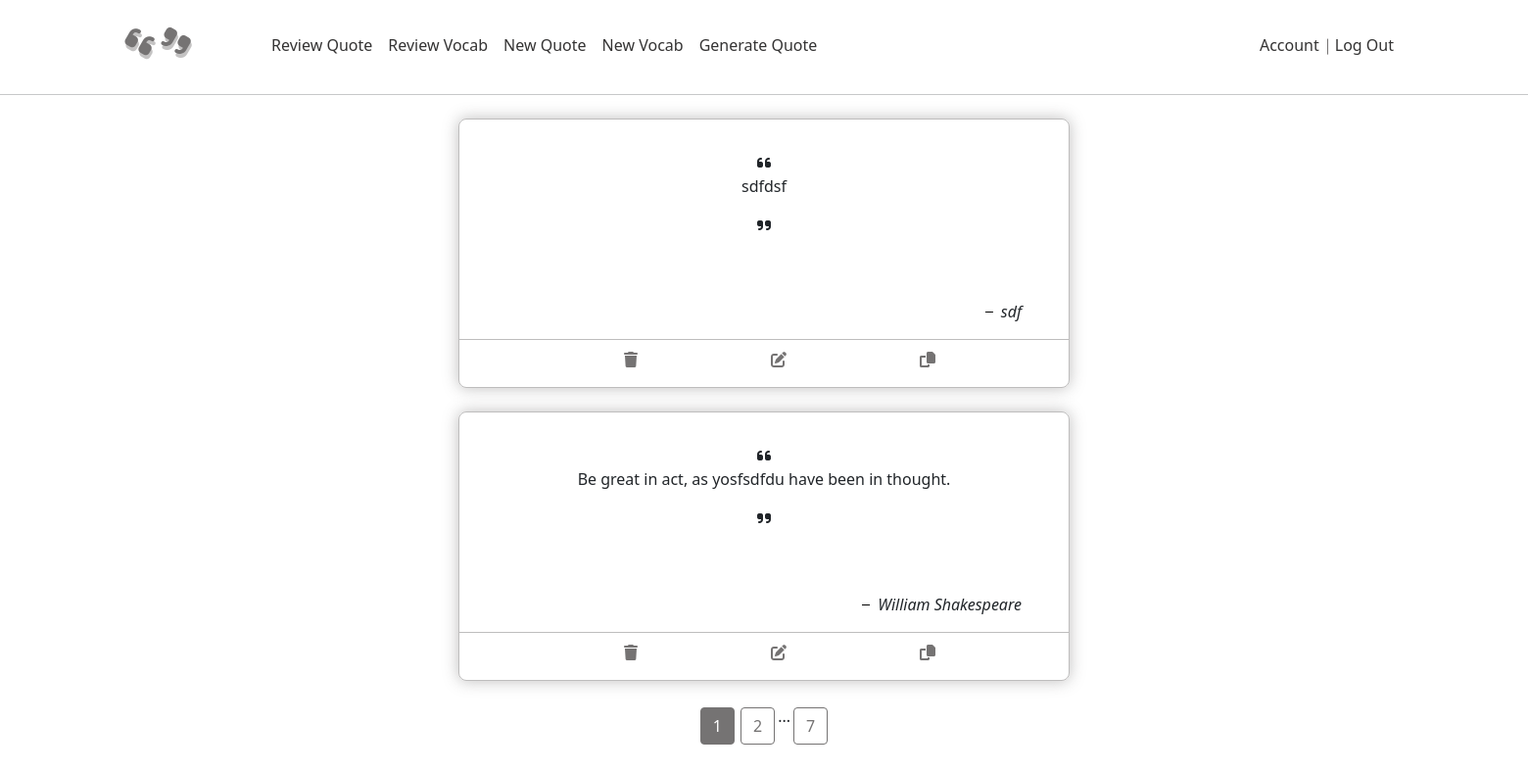
Screenshot of /quotes/review (signed in) with the database file from the repository.
### app/models.py (models this page shows, shortened)
class Book(db.Model, UserMixin):
    id = db.Column(db.Integer, primary_key=True)
    title = db.Column(db.String(200), nullable=False)
    author = db.Column(db.String(1000), nullable=False)
    content = db.Column(db.Text, nullable=False)
    user_id = db.Column(db.Integer, db.ForeignKey('user.id'), nullable=False)

### app/routes.py (the view)
@app.route("/quotes/review", methods=["GET", "POST"])
@login_required
def quotes_review():
    page = request.args.get('page', 1, type=int)
    books = Book.query.order_by(Book.id.desc()).filter_by(user_id=str(current_user.id)).paginate(page=page, per_page=2)
    return render_template('learnt_book.html', books=books)

### app/models.py (called while the page is built)
@login_manager.user_loader
def load_user(user_id):
    return User.query.get(user_id)

### app/templates/learnt_book.html (shortened to what this page needs)
{% extends "layout.html" %}
{% block main %}
        {% if books.items %}
            {% for book in books.items %}
                <div class="review-sec-container mb-4 mt-4">
                    <div class="text-area-review-quote">
                        <i class="fas fa-quote-left left-quote"></i>
                        <p id="review-quote-text">
                            {{ book.content }}
                        </p>
                        <i class="fas fa-quote-right right-quote"></i>
                    </div>
                    <div class="author-source-quote-review">
                        {% if book.author | length %}
                            <p class="author">{{ book.author }}</p>
                        {% endif %}
                        {% if book.title | length %}
                            <p class="author">{{ book.title }}</p>
                        {% endif %}
                    </div>
                    <div class="line"></div>
                        <ul class="icons">
                            <li class="icon"><a href="{{ url_for('delete_quote', book_id=book.id) }}"><i class="fa fa-trash" data-toggle="tooltip" title="delete"></i></a></li>
                            <li class="icon"><a href="{{ url_for('update_book', book_id=book.id) }}"><i class="fa fa-edit" data-toggle="tooltip" title="edit"></i></a></li>
                            <li class="icon"><i class="fa fa-copy copy-btn" data-toggle="tooltip" title="copy"></i></li>
                        </ul>
                </div>
            {% endfor %}
            <div class="footer mb-3">
                {% for footer in books.iter_pages(left_edge=1, right_edge=1, left_current=1, right_current=2) %}
                    {% if footer %}
                        {% if books.page == footer %}
                            <a class="btn btn-outline-info pages current-page " href="{{ url_for('quotes_review', page=footer)}}"> {{ footer }} </a>
                        {% else %}
                            <a class="btn btn-outline-info pages  " href="{{ url_for('quotes_review', page=footer)}}"> {{ footer }} </a>
                        {% endif %}
                    {% else %}
                        ...
                    {% endif %}
                {% endfor %}
            </div>
        {% else %}
            <div class="review-quotes-none">
                <p>No Quotes.</p>
            </div>
        {% endif %}
{% endblock %}

### app/static/styles.css (style rules this page uses)
* { margin: 0; padding: 0; box-sizing: border-box; }
body { scroll-behavior: smooth; overflow-x: hidden; }
:root { --main-color: rgb(117, 115, 115); --secondary-color: rgb(52, 51, 51); --bg-color: rgb(236, 232, 232); }
.author { position: relative; margin-top: 2rem; font-style: italic; margin-right: 3rem; text-align: end; }
.author::before { content: ""; position: absolute; height: 1px; width: 0.5rem; top: 50%; margin-left: -1rem; background-color: black; }
.review-sec-container { display: block; align-items: center; justify-content: center; text-align: center; width: 40%; min-width: 20rem; margin: auto; border-radius: 8px; border: 1px solid rgba(117, 115, 115, 0.468); box-shadow: 0 0 16px rgba(117, 115, 115, 0.468); }
.text-area-review-quote { padding: 2rem; }
.author-source-quote-review { display: flex; justify-content: end; }
.icons { display: flex; padding-top: 8px; height: 2rem; align-items: center; justify-content: space-evenly; }
li { list-style: none; align-items: center; color: var(--main-color); }
.icon { align-items: center; cursor: pointer; }
.icon a, .icon a:hover { color: var(--main-color); }
.line { content: ""; height: 1px; padding: 0; margin: 0; width: 100%; background-color: rgba(117, 115, 115, 0.468); }
.footer { display: flex; justify-content: center; }
.footer > * { margin: 3px; }
.pages { background-color: white; border-color: var(--main-color); color: var(--main-color); transition: 0.5s; }
.current-page { background-color: var(--main-color); border-color: var(--main-color); color: white; }

### rows the page displays
Book: content "sdfdsf", title "sdf"
Book: content "Be great in act, as yosfsdfdu have been in thought.", author "William Shakespeare"

### other values shown
{{ footer }} "1"
{{ footer }} "2" "7"
